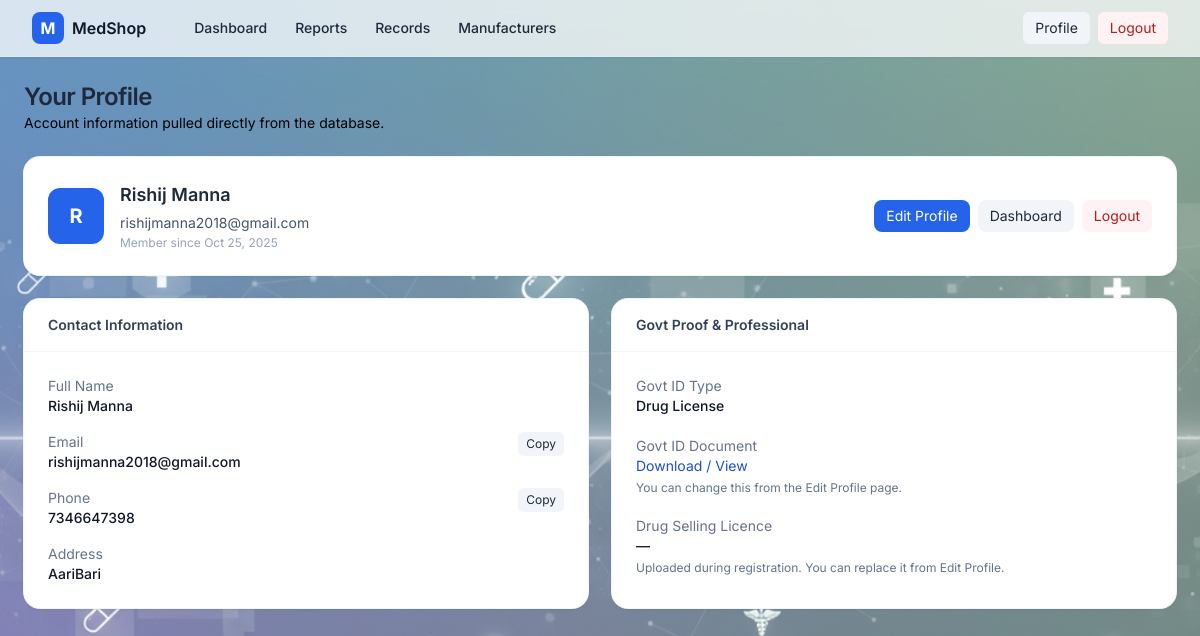
/accounts/profile/ (signed in), run on the app's committed database.
### accounts/models.py (models this page shows, shortened)
class Profile(models.Model):
    user = models.OneToOneField(User, on_delete=models.CASCADE, related_name="profile")
    full_name = models.CharField(max_length=150, blank=True)
    phone = models.CharField(max_length=20, blank=True)
    address = models.TextField(blank=True)
    medical_license = models.CharField(max_length=100, blank=True)
    gov_id_type = models.CharField(max_length=100, blank=True)
    gov_id_file = models.FileField(upload_to='gov_docs/', blank=True, null=True)
    drug_license_file = models.FileField(
        upload_to=drug_license_upload_path,
        blank=True, null=True,
        verbose_name="Drug Selling Licence"
    )

### accounts/views.py (the view)
# urls.py: path("profile/", views.profile_view, name="profile"),
@login_required
def profile_view(request):
    profile, _ = Profile.objects.get_or_create(
        user=request.user,
        defaults={
            "full_name": request.user.get_full_name() or request.user.email or request.user.username,
            "phone": "",
            "address": "",
            "medical_license": "",
        },
    )
    return render(request, 'accounts/profile.html', {'profile': profile})

### accounts/templates/accounts/profile.html (shortened to what this page needs)
{% extends 'base.html' %}
{% block content %}
<div class="mb-6">
  <h1 class="text-2xl font-semibold tracking-tight">Your Profile</h1>
  <p class="text-slate-500 text-sm" style="color: black;">Account information pulled directly from the database.</p>
</div>
<section class="bg-white shadow rounded-2xl ring-1 ring-slate-100 overflow-hidden">
  <div class="p-6 flex items-center gap-4">
    <div class="h-14 w-14 rounded-xl bg-brand-600 text-white flex items-center justify-center text-xl font-bold select-none">
      {{ profile.full_name|default:request.user.email|first|upper }}
    </div>
    <div class="flex-1 min-w-0">
      <div class="flex items-center flex-wrap gap-2">
        <h2 class="text-lg font-semibold truncate">{{ profile.full_name }}</h2>
      </div>
      <div class="mt-1 text-sm text-slate-600 truncate">{{ request.user.email }}</div>
      <div class="text-xs text-slate-400 mt-0.5">
        Member since {{ request.user.date_joined|date:"M j, Y" }}
      </div>
    </div>
    <div class="flex items-center gap-2">
      <a href="{% url 'accounts:profile_edit' %}" class="inline-flex items-center rounded-lg bg-brand-600 hover:bg-brand-700 px-3 py-1.5 text-sm text-white">Edit Profile</a>
      <a href="/" class="inline-flex items-center rounded-lg bg-slate-100 hover:bg-slate-200 px-3 py-1.5 text-sm">Dashboard</a>
      <a href="{% url 'accounts:logout' %}" class="inline-flex items-center rounded-lg bg-red-50 text-red-700 hover:bg-red-100 px-3 py-1.5 text-sm">Logout</a>
    </div>
  </div>
</section>
<section class="grid grid-cols-1 md:grid-cols-2 gap-6 mt-6">
  <div class="bg-white shadow rounded-2xl ring-1 ring-slate-100">
    <div class="px-6 py-4 border-b border-slate-100">
      <h3 class="text-sm font-semibold text-slate-700">Contact Information</h3>
    </div>
    <div class="p-6 text-sm">
      <dl class="grid grid-cols-1 gap-4">
        <div>
          <dt class="text-slate-500">Full Name</dt>
          <dd class="font-medium text-slate-900">{{ profile.full_name }}</dd>
        </div>
        <div class="flex items-start justify-between gap-3">
          <div>
            <dt class="text-slate-500">Email</dt>
            <dd class="font-medium text-slate-900 break-all" id="emailValue">{{ request.user.email }}</dd>
          </div>
          <button type="button" class="text-xs px-2 py-1 rounded-md bg-slate-100 hover:bg-slate-200"
                  data-copy="#emailValue">Copy</button>
        </div>
        <div class="flex items-start justify-between gap-3">
          <div>
            <dt class="text-slate-500">Phone</dt>
            <dd class="font-medium text-slate-900" id="phoneValue">{{ profile.phone|default:"—" }}</dd>
          </div>
          {% if profile.phone %}
            <button type="button" class="text-xs px-2 py-1 rounded-md bg-slate-100 hover:bg-slate-200"
                    data-copy="#phoneValue">Copy</button>
          {% endif %}
        </div>
        <div>
          <dt class="text-slate-500">Address</dt>
          <dd class="font-medium text-slate-900 whitespace-pre-line">{{ profile.address|default:"—" }}</dd>
        </div>
      </dl>
    </div>
  </div>
  <div class="bg-white shadow rounded-2xl ring-1 ring-slate-100">
    <div class="px-6 py-4 border-b border-slate-100">
      <h3 class="text-sm font-semibold text-slate-700">Govt Proof & Professional</h3>
    </div>
    <div class="p-6 text-sm space-y-5">
      <div>
        <div class="text-slate-500">Govt ID Type</div>
        <div class="font-medium text-slate-900">{{ profile.gov_id_type|default:"—" }}</div>
      </div>
      <div>
        <div class="text-slate-500">Govt ID Document</div>
        {% if profile.gov_id_file %}
          <a href="{{ profile.gov_id_file.url }}" class="text-brand-700 hover:underline" target="_blank" rel="noopener">
            Download / View
          </a>
        {% else %}
          <div class="font-medium text-slate-900">—</div>
        {% endif %}
        <p class="text-xs text-slate-500 mt-1">You can change this from the Edit Profile page.</p>
      </div>
      <div>
        <div class="text-slate-500">Drug Selling Licence</div>
        {% if profile.drug_license_file %}
          <div class="mt-1 flex items-center gap-3">
            <a href="{{ profile.drug_license_file.url }}" class="text-brand-700 hover:underline" target="_blank" rel="noopener">
              View / Download Licence
            </a>
            {% with url=profile.drug_license_file.url|lower %}
              {% if ".png" in url or ".jpg" in url or ".jpeg" in url %}
                <img src="{{ profile.drug_license_file.url }}" alt="Licence preview"
                     class="h-16 rounded border border-slate-200">
              {% endif %}
            {% endwith %}
          </div>
        {% else %}
          <div class="font-medium text-slate-900">—</div>
        {% endif %}
        <p class="text-xs text-slate-500 mt-1">Uploaded during registration. You can replace it from Edit Profile.</p>
      </div>
    </div>
  </div>
</section>
{% endblock %}

### static/css/aPp.css (style rules this page uses)
html, body { height: 100%; }
:root { --bg-base-color: #f8fafc; --bg-overlay-light: radial-gradient( 1000px 800px at 10% 0%, rgba(59,130,246,0.10) 0%, rgba(59,130,246,0.06) 30%, transparent 60% ), radial-gradient( 900px 600px at 90% 100%, rgba(16,185,129,0.12) 0%, rgba(16,185,129,0.06) 35%, transparent 65% ); --bg-image-url: url("../img/abstract-bg.png"); }
.app-bg { background-image: var(--bg-overlay-light), var(--bg-image-url); background-repeat: no-repeat, no-repeat; background-size: cover, cover; background-position: center, center; background-attachment: fixed, fixed; min-height: 100vh; transition: background 0.5s ease-in-out; }

### templates/base.html (style rules this page uses)
body { font-family: Inter, ui-sans-serif, system-ui, -apple-system, Segoe UI, Roboto, Ubuntu, Cantarell, Noto Sans, Arial; }

### data on the page
Profile: full_name|first "R", full_name "Rishij Manna", phone "7346647398", address "AariBari", gov_id_type "Drug License"

### other printed values
{{ request.user.email }} "rishijmanna2018@gmail.com"
{{ request.user.date_joined|date:"M j, Y" }} "Oct 25, 2025"
